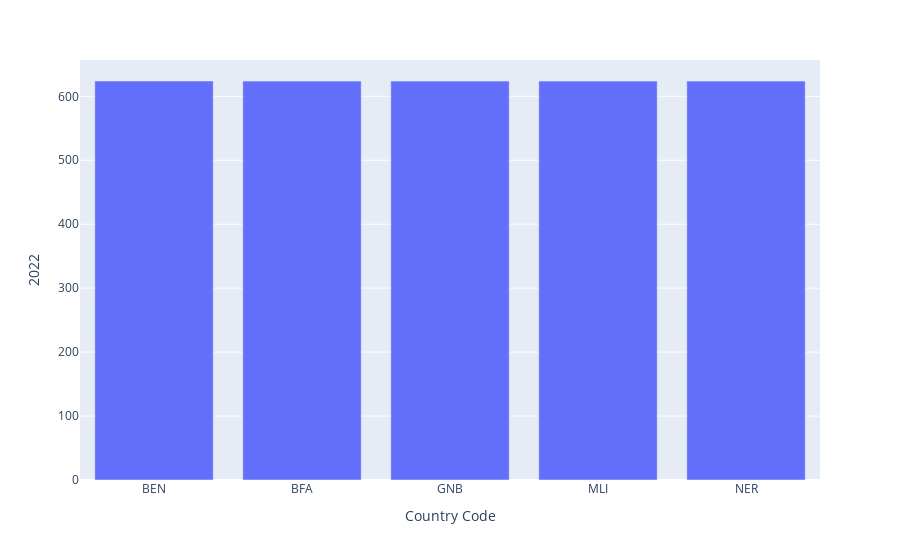

Here is the notebook cell this chart was saved with:
### Code cell
fig = px.bar(top_countries_2022.head(5), x='Country Code', y='2022')
fig.show()

### Figure 1 — Plotly figure (JSON) as saved in the notebook; plotly's stock layout.template omitted (floating-point values rounded to 4 significant figures)
{"data": [{"alignmentgroup": "True", "hovertemplate": "Country Code=%{x}<br>2022=%{y}<extra></extra>", "legendgroup": "", "marker": {"color": "#636efa", "pattern": {"shape": ""}}, "name": "", "offsetgroup": "", "orientation": "v", "showlegend": false, "textposition": "auto", "type": "bar", "x": ["BEN", "BFA", "GNB", "MLI", "NER"], "xaxis": "x", "y": [623.9, 623.8, 623.8, 623.8, 623.8], "yaxis": "y"}], "layout": {"barmode": "relative", "legend": {"tracegroupgap": 0}, "margin": {"t": 60}, "xaxis": {"anchor": "y", "domain": [0, 1], "title": {"text": "Country Code"}}, "yaxis": {"anchor": "x", "domain": [0, 1], "title": {"text": "2022"}}}}
